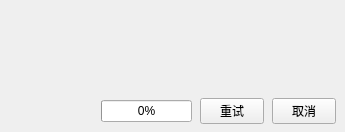
<?xml version="1.0" encoding="UTF-8"?>
<ui version="4.0">
 <class>DownloadCard</class>
 <widget class="QFrame" name="downloadCard">
  <property name="minimumSize"><size><width>0</width><height>132</height></size></property>
  <property name="sizePolicy"><sizepolicy hsizetype="Expanding" vsizetype="Fixed"><horstretch>0</horstretch><verstretch>0</verstretch></sizepolicy></property>
  <layout class="QHBoxLayout" name="downloadCardLayout">
   <property name="leftMargin"><number>9</number></property>
   <property name="topMargin"><number>8</number></property>
   <property name="rightMargin"><number>9</number></property>
   <property name="bottomMargin"><number>8</number></property>
   <property name="spacing"><number>10</number></property>
   <item>
    <widget class="QLabel" name="downloadCover">
     <property name="minimumSize"><size><width>82</width><height>110</height></size></property>
     <property name="maximumSize"><size><width>82</width><height>110</height></size></property>
     <property name="alignment"><set>Qt::AlignmentFlag::AlignCenter</set></property>
     <property name="text"><string></string></property>
    </widget>
   </item>
   <item>
    <layout class="QVBoxLayout" name="downloadInfoLayout">
     <property name="spacing"><number>6</number></property>
     <item>
      <layout class="QHBoxLayout" name="downloadTopLayout">
       <property name="spacing"><number>8</number></property>
       <item><widget class="QLabel" name="downloadTitle"><property name="text"><string></string></property></widget></item>
       <item><widget class="QLabel" name="downloadStatus"><property name="minimumSize"><size><width>64</width><height>0</height></size></property><property name="alignment"><set>Qt::AlignmentFlag::AlignCenter</set></property><property name="text"><string></string></property></widget></item>
      </layout>
     </item>
     <item><widget class="QLabel" name="downloadSub"><property name="text"><string></string></property></widget></item>
     <item><widget class="QLabel" name="downloadTransfer"><property name="minimumSize"><size><width>230</width><height>0</height></size></property><property name="text"><string></string></property></widget></item>
     <item>
      <layout class="QHBoxLayout" name="downloadProgressLayout">
       <property name="spacing"><number>8</number></property>
       <item><widget class="QProgressBar" name="downloadProgress"><property name="value"><number>0</number></property></widget></item>
       <item><widget class="QPushButton" name="downloadRetry"><property name="minimumSize"><size><width>64</width><height>0</height></size></property><property name="maximumSize"><size><width>64</width><height>16777215</height></size></property><property name="text"><string>&#x91CD;&#x8BD5;</string></property></widget></item>
       <item><widget class="QPushButton" name="downloadCancel"><property name="minimumSize"><size><width>64</width><height>0</height></size></property><property name="maximumSize"><size><width>64</width><height>16777215</height></size></property><property name="text"><string>&#x53D6;&#x6D88;</string></property></widget></item>
      </layout>
     </item>
    </layout>
   </item>
  </layout>
 </widget>
 <resources/>
 <connections/>
</ui>
